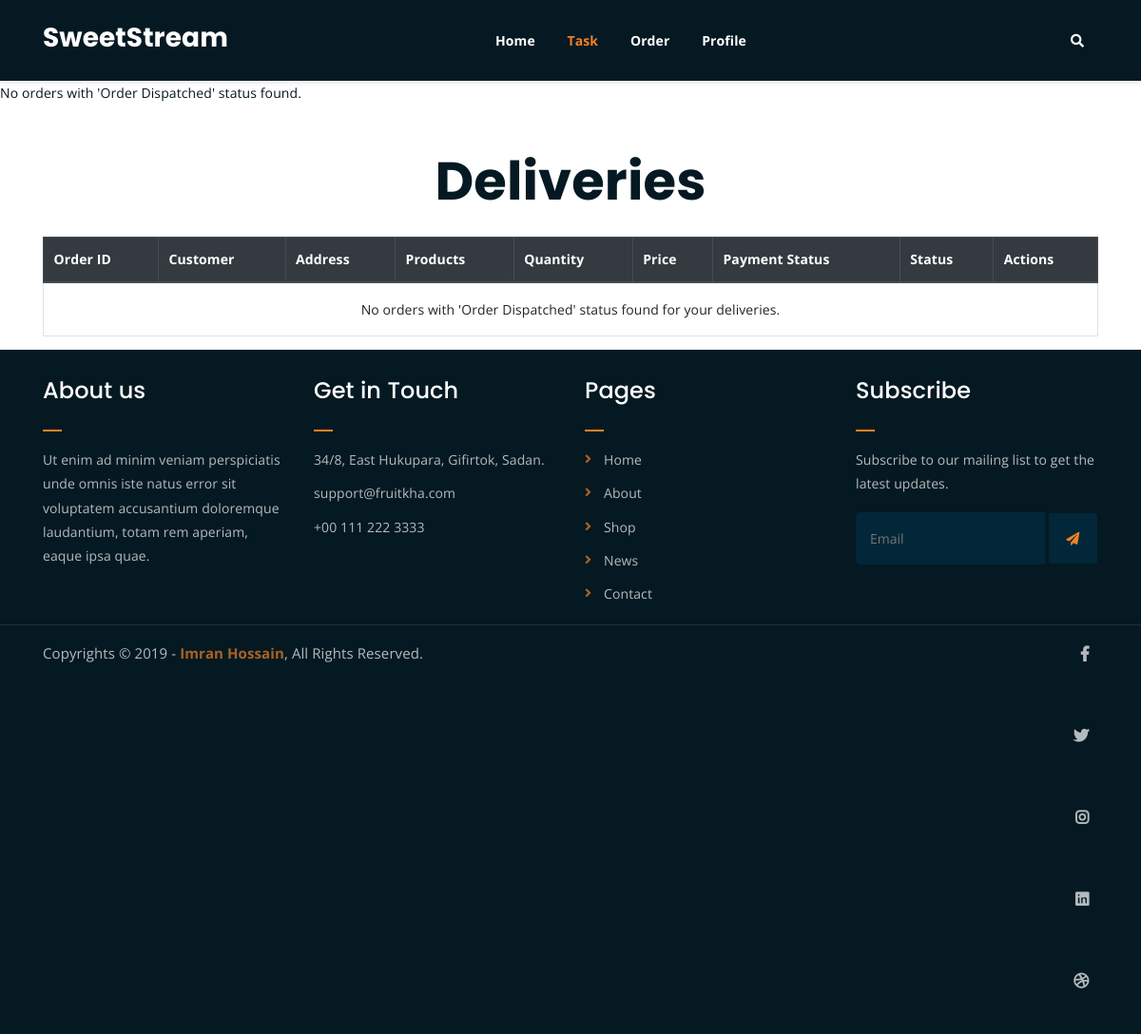
The page /delivery/task.php (signed in) on the database as committed earlier.
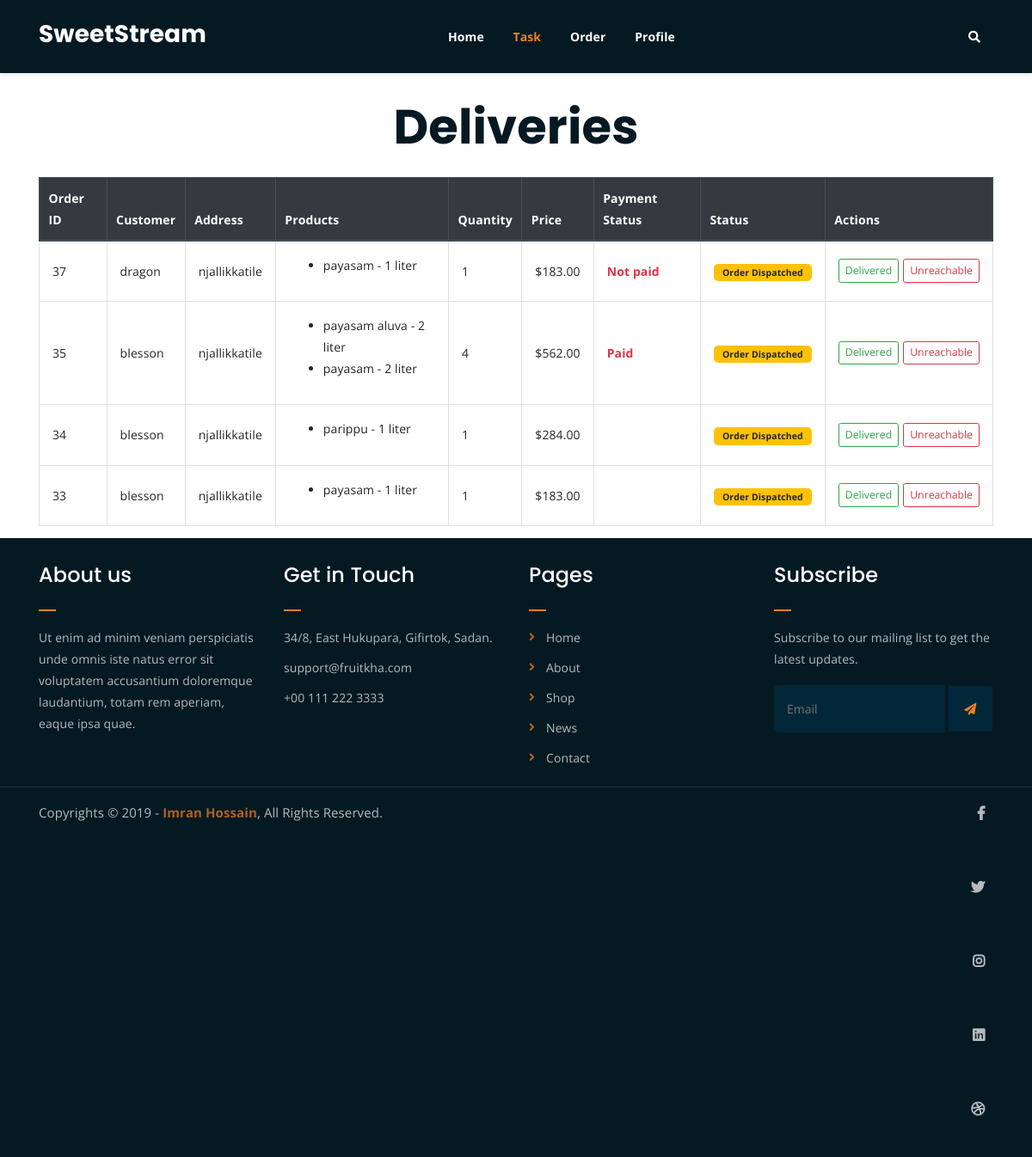
The same page on the database as committed later.
### tables this page shows
CREATE TABLE `delivery_table` (
  `did` int(100) NOT NULL,
  `product_id` int(100) NOT NULL,
  `user_id` varchar(100) NOT NULL,
  `product_quantity` varchar(100) NOT NULL,
  `price` varchar(100) NOT NULL,
  `address` varchar(100) NOT NULL,
  `phone_no` varchar(10) NOT NULL,
  `deliveryperson_id` varchar(100) NOT NULL,
  `delivery_date_time` datetime NOT NULL DEFAULT current_timestamp(),
  `status` varchar(100) NOT NULL,
  `payment_details` varchar(100) NOT NULL,
  `payment_status` varchar(100) NOT NULL,
  `delivery_dispacted_time` datetime DEFAULT NULL,
  `delivery_delivered_time` datetime DEFAULT NULL
);

CREATE TABLE `user_table` (
  `id` int(11) NOT NULL,
  `name` varchar(100) NOT NULL,
  `phone_no` varchar(15) NOT NULL,
  `email` varchar(100) NOT NULL,
  `password` varchar(255) NOT NULL,
  `address` varchar(255) DEFAULT NULL,
  `privilege` varchar(100) DEFAULT NULL
);

### delivery/task.php (the view, shortened to what the changed rows need)
<?php
include $_SERVER['DOCUMENT_ROOT'] . '/SweetStream/php/db_connection.php';
$conn = new mysqli($host, $user, $password, $dbname);
?>
<!DOCTYPE html>
<html lang="en">
<head>
    <link rel="stylesheet" href="../user/assets/css/all.min.css">
    <link rel="stylesheet" href="../user/assets/bootstrap/css/bootstrap.min.css">
    <link rel="stylesheet" href="../user/assets/css/main.css">
    <link rel="stylesheet" href="../user/assets/css/responsive.css">
</head>
<body>
     <div class="top-header-area" id="sticker">
        <div class="container">
        </div>
    </div>
    <?php
$sql = "
SELECT d.did, d.delivery_date_time, d.user_id, d.address, d.status,
       u.name AS customer_name, u.phone_no AS customer_phone,
       SUM(d.product_quantity) AS total_quantity,
       SUM(d.product_quantity * d.price) + 50 AS total_price,
       GROUP_CONCAT(CONCAT('<li>', p.pname, ' - ', d.product_quantity, ' liter','</li>') SEPARATOR '') AS products,
       d.payment_status
FROM delivery_table d
JOIN user_table u ON d.user_id = u.id
JOIN product_table p ON d.product_id = p.pid
WHERE d.deliveryperson_id = ? AND d.status = 'Order Dispatched'
GROUP BY d.user_id, d.delivery_date_time
ORDER BY d.delivery_date_time DESC
";
$stmt = $conn->prepare($sql);
$stmt->bind_param("i", $_SESSION['user_id']);
$stmt->execute();
$result = $stmt->get_result();
if ($result === false) {
    echo "Error executing query: " . $conn->error;
} elseif ($result->num_rows > 0) {
    $orders = [];
    while ($row = $result->fetch_assoc()) {
        $orders[] = [
            'order_id' => $row['did'],
            'customer_name' => $row['customer_name'],
            'address' => $row['address'],
            'products' => $row['products'],
            'total_quantity' => $row['total_quantity'],
            'total_price' => $row['total_price'],
            'payment_status' => $row['payment_status'],
            'status' => $row['status'],
            'order_date' => $row['delivery_date_time']
        ];
    }
} else {
    echo "<p>No orders with 'Order Dispatched' status found.</p>";
}
?>
<div class="container" style="padding-top: 5px;">
    <div class="welcome-message">
        <h1>Deliveries</h1>
    </div>
    <div class="active-deliveries">
        <div class="table-responsive">
            <table class="table table-bordered">
                <thead class="thead-dark">
                    <tr>
                        <th>Order ID</th>
                        <th>Customer</th>
                        <th>Address</th>
                        <th>Products</th>
                        <th>Quantity</th>
                        <th>Price</th>
                        <th>Payment Status</th>
                        <th>Status</th>
                        <th>Actions</th>
                    </tr>
                </thead>
                <tbody>
                    <?php if ($result->num_rows > 0): ?>
                        <?php foreach ($orders as $order): ?>
                            <tr>
                                <td><?php echo $order['order_id']; ?></td>
                                <td><?php echo $order['customer_name']; ?></td>
                                <td><?php echo $order['address']; ?></td>
                                <td>
                                    <ul><?php echo $order['products']; ?></ul>
                                </td>
                                <td><?php echo $order['total_quantity']; ?></td>
                                <td><?php echo '$' . number_format($order['total_price'], 2); ?></td>
                                <td>
                                    <strong class="<?php echo $order['payment_status'] == 'Paid' ? 'text-success' : 'text-danger'; ?>">
                                        <?php echo ucfirst($order['payment_status']); ?>
                                    </strong>
                                </td>
                                <td>
                                    <span class="badge badge-<?php echo strtolower($order['status']) == 'order dispatched' ? 'warning' : 'success'; ?>">
                                        <?php echo ucfirst($order['status']); ?>
                                    </span>
                                </td>
                                <td>
                                    <div class="action-buttons">
                                        <button class="btn btn-outline-success btn-sm" onclick="updateStatus(<?php echo $order['order_id']; ?>, 'Delivered')">Delivered</button>
                                        <button class="btn btn-outline-danger btn-sm" onclick="updateStatus(<?php echo $order['order_id']; ?>, 'Unreachable')">Unreachable</button>
                                    </div>
                                </td>
                            </tr>
                        <?php endforeach; ?>
                    <?php else: ?>
                        <tr>
                            <td colspan="9" class="text-center">No orders with 'Order Dispatched' status found for your deliveries.</td>
                        </tr>
                    <?php endif; ?>
                </tbody>
            </table>
        </div>
    </div>
</div>
 <div class="footer-area">
    <div class="container">
        <div class="row">
            <div class="col-lg-3 col-md-6">
                <div class="footer-box about-widget">
                    <h2 class="widget-title">About us</h2>
                </div>
            </div>
            <div class="col-lg-3 col-md-6">
                <div class="footer-box get-in-touch">
                    <h2 class="widget-title">Get in Touch</h2>
                </div>
            </div>
            <div class="col-lg-3 col-md-6">
                <div class="footer-box pages">
                    <h2 class="widget-title">Pages</h2>
                </div>
            </div>
            <div class="col-lg-3 col-md-6">
                <div class="footer-box subscribe">
                    <h2 class="widget-title">Subscribe</h2>
                </div>
            </div>
        </div>
    </div>
</div>
<div class="copyright">
    <div class="container">
    </div>
</div>
</body>
</html>

Rows that differ between the two databases and show on the page:
added delivery_table: did "37", user.name "dragon", address "njallikkatile", products "payasam - 1 liter", total_quantity "1", total_price "183.00", payment_status "Not paid", status "Order Dispatched"
added delivery_table: did "35", user.name "blesson", address "njallikkatile", products "payasam aluva - 2 liter payasam - 2 liter", total_quantity "4", total_price "562.00", payment_status "Paid", status "Order Dispatched"
added delivery_table: did "34", user.name "blesson", address "njallikkatile", products "parippu - 1 liter", total_quantity "1", total_price "284.00", status "Order Dispatched"
added delivery_table: did "33", user.name "blesson", address "njallikkatile", products "payasam - 1 liter", total_quantity "1", total_price "183.00", status "Order Dispatched"
Other text that changed with them:
text no longer shown: "No orders with 'Order Dispatched' status found. No orders with 'Order Dispatched' status found for your deliveries."
